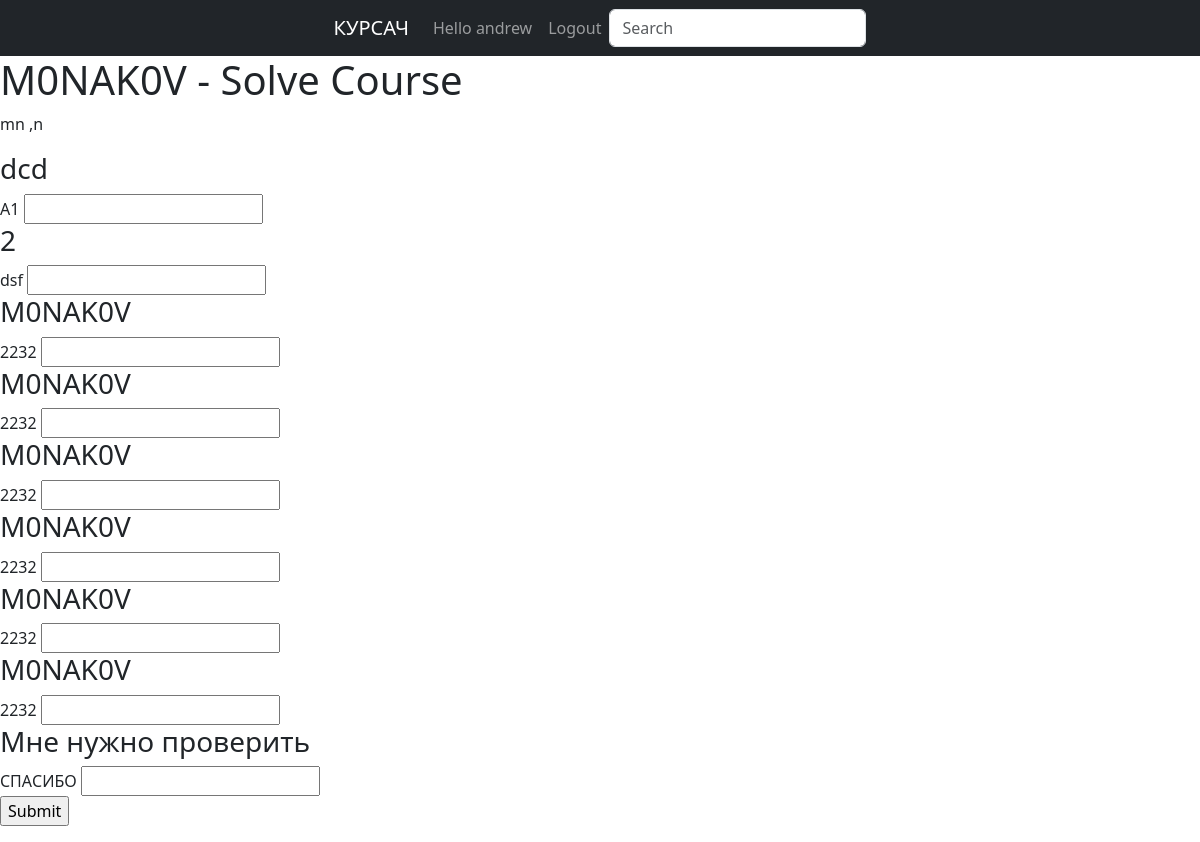
Screenshot of /bigcourse/1/course/1/solve/ (signed in) with the database file from the repository.
### base/models.py (models this page shows, shortened)
class Course(models.Model):
    bigcourse = models.ForeignKey(BigCourse, on_delete= models.CASCADE, null = True)
    host = models.ForeignKey(User, on_delete=models.SET_NULL, null = True)
    name = models.CharField(max_length=100)
    description = models.TextField(max_length=255, default='')
    created_date = models.DateField(auto_now_add=True)
    completion_date = models.DateField(null=True, blank=True)
    progress = models.IntegerField(default=0)

class Question(models.Model):
    user= models.ForeignKey(User, on_delete=models.CASCADE)
    bigcourse = models.ForeignKey(BigCourse, on_delete= models.CASCADE, null = True)
    course = models.ForeignKey(Course, on_delete= models.CASCADE)
    name = models.CharField(max_length=100)
    vopros = models.TextField(default='')
    otvet = models.TextField(default='')
    points = models.IntegerField(default=1)

### base/views.py (the view, shortened to what this page needs)
# urls.py: path('bigcourse/<str:pk>/course/<int:pk_1>/solve/', views.course_solve, name='course_solve'),
@login_required
def course_solve(request, pk, pk_1):
    bigcourse = BigCourse.objects.get(id=pk)
    course = Course.objects.get(id=pk_1)
    questions = Question.objects.filter(course=course)
    return render(request, 'courses/course_solve.html', {'course': course, 'questions': questions})

### base/templates/courses/course_solve.html (shortened to what this page needs)
{% extends 'main.html' %}
{% block content %}
  <h1>{{ course.name }} - Solve Course</h1>
  <p>{{ course.description }}</p>
  <form method="post">
    {% for question in questions %}
      <h3>{{ question.name }}</h3>
      {{question.vopros}}
        <input type="text" name="answer_{{ question.id }}"> <br>
    {% endfor %}
    <input type="submit" value="Submit">
  </form>
{% endblock %}

### templates/navbar.html
<nav class="navbar navbar-expand navbar-dark bg-dark justify-content-center"">
<a class="navbar-brand"  href="/">КУРСАЧ</a>
    <ul class="navbar-nav mr-auto">
        {% if request.user.is_authenticated %}
        <li class="nav-item">
           <a class="nav-link"> Hello {{request.user}}</a>
        </li>
        <li class="nav-item">
            <a class="nav-link" href="{%url 'logout'%}">Logout</a>
        </li>
        {% else %}
        <li class="nav-item">
            <a class="nav-link" href="{% url 'login' %}">Login</a>
        </li>
        {% endif %}
    </ul>
<form class="header__search form-inline my-2 my-lg-0" method="GET" action="{% url 'home' %}">
     <input class="form-control mr-sm-2" type = "text" name="q" placeholder="Search" aria-label="Search">
</form>
</nav>

### rows the page displays
Course: name "M0NAK0V", description "mn ,n"
Question: name "dcd", vopros "A1"
Question: name "2", vopros "dsf"
Question: name "M0NAK0V", vopros "2232"
Question: name "M0NAK0V", vopros "2232"
Question: name "M0NAK0V", vopros "2232"
Question: name "M0NAK0V", vopros "2232"
Question: name "M0NAK0V", vopros "2232"
Question: name "M0NAK0V", vopros "2232"
Question: name "Мне нужно проверить", vopros "СПАСИБО"

### other values shown
{{ request.user }} "andrew"
